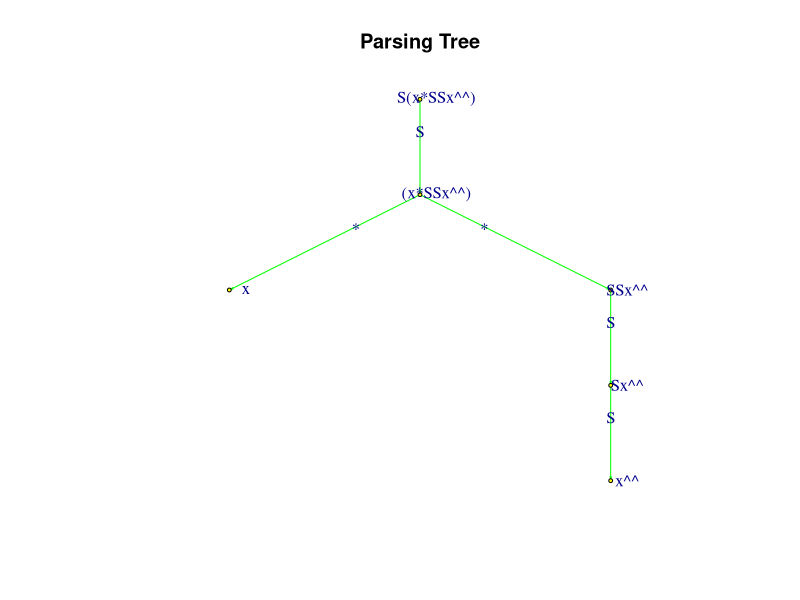
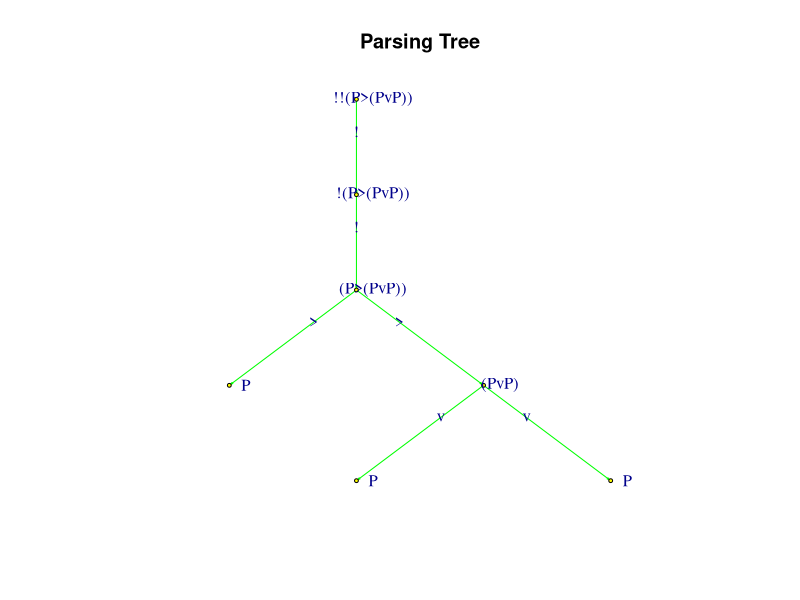
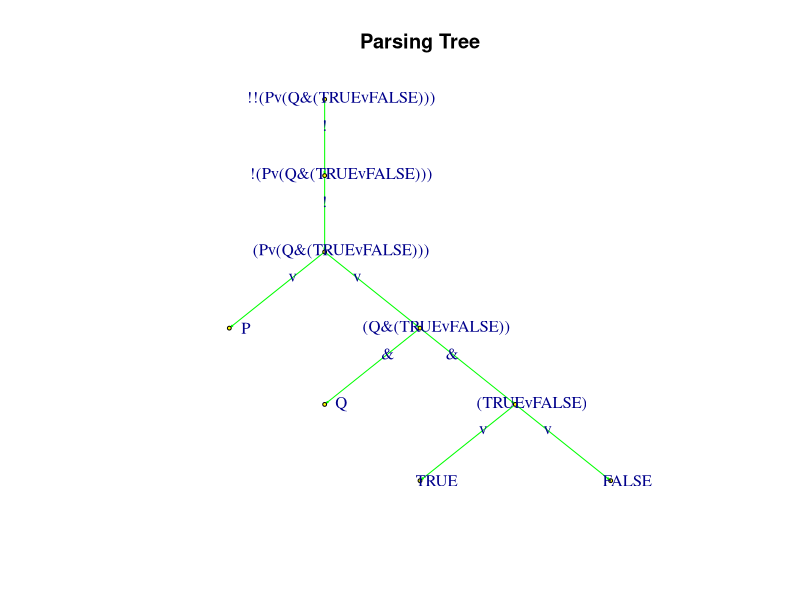
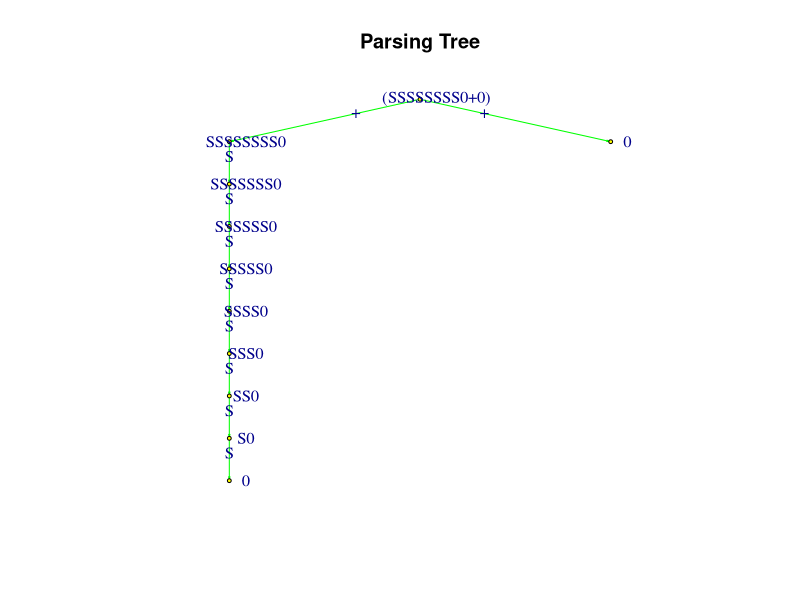
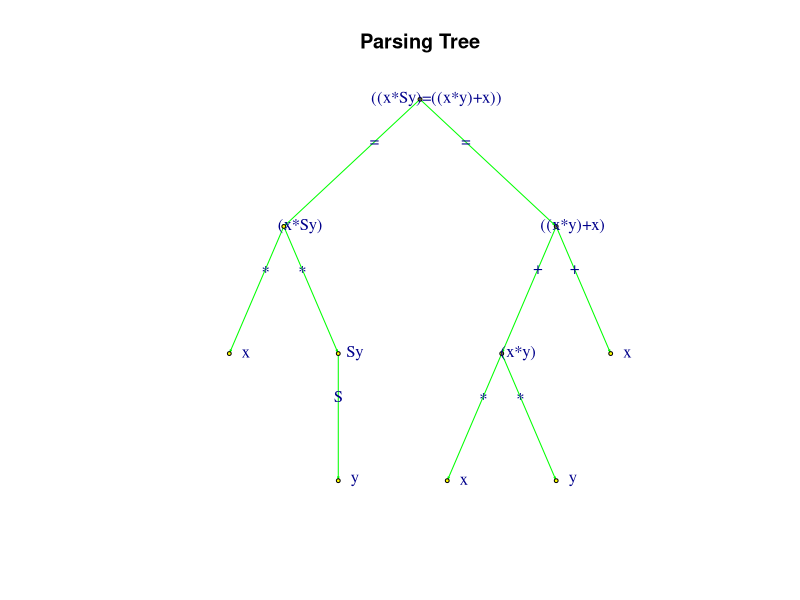
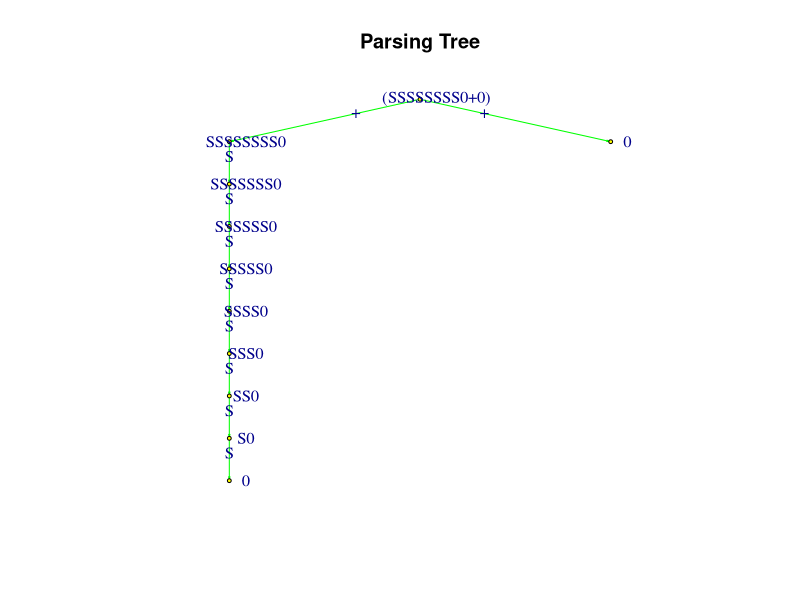
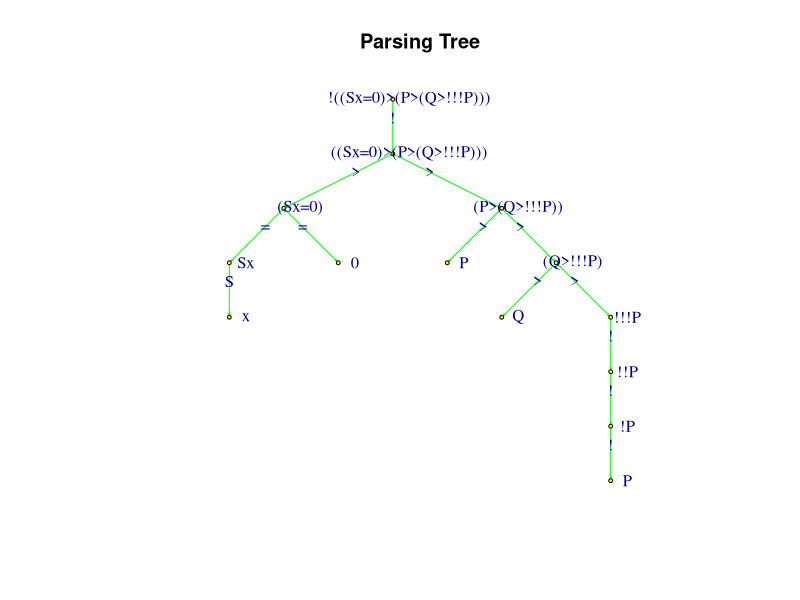

Source code (R) for these figures, in order:
## Parser for Logical & Algebraic Expressions & Equations

## This is a dedicated parser written in R.
## It will parse Boolean and algebraic expressions of the form
## !!(P & Q)
## (x = 0)
## ((Sx + y) = (x + Sy))
## (P > (Q > P))
## ((x * (Sy) = ((x * y) + x))
## etc.
## It also graphically plots the resulting parsing tree.

library(tokenizers)
library(igraph)

## 1. Base language

## The base language permits the formation of Boolean and algebraic terms and equations.
## The basic syntax contains open and close parentheses, and no simplication is allowed.
## The atoms are the numerals, atomic letters, variables, and the truth values.
## There are eight constructors:
## : five logical ("!","&","v",">","=").
## : three algebraic ("S", "+", "*").
## "!" and "S" are unary prefix constructors.
## "&","v",">",+","*","=" are binary infix constructors.
## The constructors are single symbols.

## The syntax of the language can be described by a recursive definition, where "$v" is 
## short for applying some unary prefix constructor $ to a string v and "(u o v)" is short for 
## applying some binary infix constructor o to strings u, v.
## (Rule 1) every atom is a term.
## (Rule 2) if v is a term, then $v is a term.
## (Rule 3) if u,v are terms, then (u o v) is a term.
## (Rule 4) is u,v are terms, then (u = v) is an equation.
## (Rule 5) Nothing else is a term or an equation.
## In particular:
## Boolean expressions like "(P & (Q v !R))" count as terms (they are formulas
## of propostional logic).
## Algebraic expressions like "S(x + y)" count as terms.
## Algebraic expressions like "((x + Sy) = S(x + y))" count as equations
## (they are algebraic atomic formulas).

## The fundamental idea of the parser, given an argument string, is to 
## build a 'construction sequence' for that string by top-down parsing,
## by iterating a 'sweep' function.
## An initial processing table is constructed for the string.
## The complexity of the string in terms of occurrences of constructors is computed.
## The 'sweep' function is then applied to the table, parsing untested components
## into their further immediate components as dictacted by the production rules.
## The sweep function is iterated as many times as the complexity of the string requires.

op.paren <- "("; cl.paren <- ")"; caret <- "^";
neg <- "!"; and <- "&"; or <- "v"; cond <- ">";
succ <- "S"; plus <- "+"; prod <- "*"; eq <- "="; zero <- "0"; one <- "1";
Parentheses <- c(op.paren,cl.paren);
Constructors <- c(neg,and,or,cond,succ,plus,prod,eq);
Atoms <- c(zero,one,"TRUE","FALSE","P","Q","R","X","Y","Z","x","y","z");

## 2. Text processing: a series of functions which manipulate, cut & paste text
## The most important is 'split.infix', which splits any compound string formed
## from a binary infix constructor (e.g., "&", "+", "=") into its two parts

clean.text <- function(txt){gsub(" ", "", txt, fixed = TRUE)}
normalize.text <- function(txt){
  txt <- clean.text(txt);
  l <- length(txt);
  if (l == 0) txt <- as.character(FALSE);
  if (is.na(txt)) txt <- as.character(FALSE);
  if (txt == "") txt <- as.character(FALSE);
  if (is.null(txt)) txt <- as.character(FALSE);
  txt
}
tok <- function(txt){
  txt <- normalize.text(txt);
  tokenize_characters(txt, lowercase = FALSE,strip_non_alphanum = FALSE)[[1]]
}
rep.symbol <- function(symbol,n){
  seq <- rep(0,n+1);
  seq[1] <- "";
  if (n != 0){for (i in 1:n){seq[i+1] <- paste0(seq[i],symbol)}};
  seq[n+1]
}
extract.first.symbol <- function(txt){
  txt <- normalize.text(txt);
  X <- tok(txt);
  n <- length(X);
  Out <- FALSE
  if (txt == FALSE) Out <- NULL;
  if (txt != FALSE) Out <- X[1];
  Out
}
extract.final.symbol <- function(txt){
  txt <- normalize.text(txt);
  X <- tok(txt);
  n <- length(X);
  Out <- FALSE
  if (txt == FALSE) Out <- NULL;
  if (txt != FALSE) Out <- X[n];
  Out
}
has.open.par.prefix <- function(txt){
  txt <- extract.first.symbol(txt);
  if (is.null(txt)) FALSE else if (txt == "(") TRUE else FALSE;
}
has.close.par.suffix <- function(txt){
  txt <- extract.final.symbol(txt);
  if (is.null(txt)) FALSE else if (txt == ")") TRUE else FALSE;
}
enclose.with.parentheses <- function(txt){paste0("(",txt,")")}
is.parenthesized <- function(txt){
  P1 <- has.open.par.prefix(txt); P2 <- has.close.par.suffix(txt);
  if ((P1 == TRUE) & (P2 == TRUE))TRUE else FALSE}
deparenthesize <- function(txt){
  if (is.parenthesized(txt) == FALSE) FALSE;
  X <- tok(txt);
  n <- length(X); 
  if (n == 0)FALSE else txt.1 <- substr(txt,2,n-1);
  if (is.parenthesized(txt) == TRUE) txt.1 else FALSE}
paren.test <- function(txt){
  X <- tok(txt);
  w.open <- which(X == "(");
  w.close <- which(X == ")");
  if (length(w.open) == length(w.close))1 else 0
}
split.infix <- function(txt,split){
  k <- is.parenthesized(txt);
  X <- tok(txt);
  txt <- deparenthesize(clean.text(txt));
  n <- length(X);
  w <- which(X == split)-1;
  len <- length(w);
  if ((n == 1)|(len == 0)) Out <- "FALSE";
  T <- matrix(0,len,2);
  if (len != 0) {for (i in 1:len){T[i,1] <- substr(txt, 1,w[i]-1); T[i,2] <- substr(txt,w[i]+1,n)}};
  P <- matrix(0,len,2);
  if (len != 0 & n != 0) for (i in 1:len){P[i,1] <- paren.test(T[i,1]); P[i,2] <- paren.test(T[i,2])}
  i <- which(P[,1] == P[,2] & P[,1] == 1);
  if (length(i) == 0) Out <- FALSE else Out <- c(T[i,1],T[i,2]);
  if (k == FALSE) Out <- FALSE;
  Out
}
apply.prefix <- function(txt,prefix){clean.text(paste(prefix,txt))};
apply.suffix <- function(txt,suffix){clean.text(paste(txt,suffix))};
has.prefix <- function(txt,prefix){
  X <- tok(txt);
  n <- length(X); 
  if (n > 0) f <- X[1] else f <- 0;
  if (f == prefix){TRUE} else FALSE
}
delete.prefix <- function(txt,prefix){
  X <- tok(txt);
  n <- length(X); 
  if (has.prefix(txt,prefix) == TRUE) {substr(clean.text(txt),2,n)} else FALSE
}
has.suffix <- function(txt,suffix){
  X <- tok(txt);
  n <- length(X); 
  if (n > 0) f <- X[n] else f <- 0;
  if (f == suffix){TRUE} else FALSE
}
delete.suffix <- function(txt,suffix){
  X <- tok(txt);
  n <- length(X); 
  if (has.suffix(txt,suffix) == TRUE) {substr(clean.text(txt),n-1,n)} else FALSE
}
has.unary.prefix <- function(txt,symbol){
  X <- tok(txt);
  n <- length(X); 
  if (n > 0) f <- X[1] else f <- 0;
  if (f == symbol){TRUE} else FALSE
}
delete.unary.prefix <- function(txt,symbol){
  X <- tok(txt);
  n <- length(X); 
  if (has.unary.prefix(txt,symbol) == TRUE) {substr(clean.text(txt),2,n)} else FALSE
}
apply.infix <- function(txt1,txt2,infix){
  clean.text(enclose.with.parentheses(paste(txt1,C,txt2)))
}
prefix.numeral <- function(x,root,prefix){
  if(x==0)
    return(root)
  else
    return(apply.prefix(prefix.numeral(x-1,root,prefix),prefix))
}
suffix.numeral <- function(x,root,suffix){
  if(x==0)
    return(root)
  else
    return(apply.suffix(suffix.numeral(x-1,root,suffix),suffix))
}
count.occurrences <- function(txt,symbol){t <- tok(txt); w <- which(t == symbol); length(w)}

## 3. Atoms, literals, constructors, variables, numerals.

## Numerals are formed by prefixing n (>=0) occurrences of "S" to "0" (e.g., "SSSS0").
## Extra variables are formed by suffixing n (>=0)occurrences of "^" to "x" (e.g., "x^^").
## There are a series of tests and functions which check whether the string
## is a primitive, an atom, a constructor, a literal, a numeral, etc.
## The syntactic operators corresponding to the constructors are also defined.

is.primitive <- function(txt,X){any(X == txt)}
is.atom <- function(txt){is.primitive(txt,Atoms)|is.variable(txt)}
is.neg.atom <- function(txt){
  has.unary.prefix(txt,"!") & is.atom(delete.unary.prefix(txt,"!"))
}
is.literal <- function(txt){
  is.atom(txt)|is.neg.atom(txt)
}
numeral <- function(x){
  if(x==0)
    return("0")
  else
    return(SUCC(numeral(x-1)))
}
is.numeral <- function(txt){
  txt <- normalize.text(txt);
  X <- tok(txt);
  n <- length(X)+2
  T <- rep(0,n)
  for (i in 1:n){T[i] <- numeral(i)}
  any(T == txt)
}
variable <- function(x){
  if(x==0)
    return("x")
  else
    return(clean.text(paste(variable(x-1),"^")))
}
is.variable <- function(txt){
  txt <- normalize.text(txt);
  X <- tok(txt);
  n <- length(X)+2
  T <- rep(0,n)
  for (i in 1:n){T[i] <- variable(i)}
  any(T == txt)
}
is.constructor <- function(txt){is.primitive(txt,Constructors)};
apply.unary.constructor <- function(txt,C){clean.text(paste(C,txt))};
apply.binary.constructor <- function(txt1,txt2,C){
  clean.text(enclose.with.parentheses(paste(txt1,C,txt2)))
}
NEG <- function(txt){apply.unary.constructor(txt,"!")}
SUCC <- function(txt){apply.unary.constructor(txt,"S")}
AND <- function(txt1,txt2){apply.binary.constructor(txt1,txt2,"&")}
OR <- function(txt1,txt2){apply.binary.constructor(txt1,txt2,"v")}
IF <- function(txt1,txt2){apply.binary.constructor(txt1,txt2,">")}
PLUS <- function(txt1,txt2){apply.binary.constructor(txt1,txt2,"+")}
PROD <- function(txt1,txt2){apply.binary.constructor(txt1,txt2,"*")}
EQ <- function(txt1,txt2){apply.binary.constructor(txt1,txt2,"=")}

## 4. Compound expressions: complexity, tests and processing matrices

## The first six functions compute complexity of the string in terms
## presence of logical and algbraic constructors
## The third is a test which the parser used to see if the string is possibly
## a binary compund
## The final two are processing matrices used to build up the construction sequence;
## They take a string and a constructor, and output its immediate components,
## irrespective of whether they're well-formed

count.occurrences <- function(txt,symbol){t <- tok(txt); w <- which(t == symbol); length(w)}
unary.log.complexity <- function(txt){count.occurrences(txt,"!")}
unary.alg.complexity <- function(txt){count.occurrences(txt,"S")}
binary.log.complexity <- function(txt){count.occurrences(txt,"v") + count.occurrences(txt,"&") + count.occurrences(txt,">")}
binary.alg.complexity <- function(txt){count.occurrences(txt,"+") + count.occurrences(txt,"prod") + count.occurrences(txt,"=")}
complexity <- function(txt){unary.log.complexity(txt) + unary.alg.complexity(txt) + binary.log.complexity(txt) + binary.alg.complexity(txt)}
test.binary.symb <- function(txt,symb){
  count.occurrences(txt,symb)>0 & is.parenthesized(txt) & split.infix(txt,symb)[1] != FALSE}
unary.matrix <- function(txt,C){rbind(delete.unary.prefix(txt,C),0,txt)}
binary.matrix <- function(txt,C){rbind(c(split.infix(txt,C)[2],split.infix(txt,C)[1]),c(0,0),c(txt,txt))}

## 5. Parser algorithm

## The main engine of the parser is the 'Sweep' function which processes and extends
## a given table D keeping trakc of which strings have been processed.
## The parser takes a string, measures its complexity n, and bulds the initial processing table.
## It then iterates the 'sweep' function n times. Its output is the finished table.
## Reducer is a function which checks that the construction sequence terminates with atoms
## and that the original string is built from the constructors as required by the
## production rules.
## The 'Construction.sequence' function produces a table of the completed sequence.

Sweep <- function(D){
  w <- which(D[2,] == 0); 
  Component <- function(i){D[1,w[i]]};
  len <- length(w);
  C <- rep(0,len);
  for (i in 1:len){C[i] <- Component(i)};
  for (i in 1:len){
    t <- C[i];
    D[2,w[i]] <- 1;
    if (has.unary.prefix(t,"!") == TRUE) {D <- cbind(D,rbind(unary.matrix(t,"!"),w[i],"!"))};
    if (has.unary.prefix(t,"S") == TRUE) {D <- cbind(D,rbind(unary.matrix(t,"S"),w[i],"S"))};
    if (test.binary.symb(t,"v") == TRUE) {D <- cbind(D,rbind(binary.matrix(t,"v"),w[i],"v"))};
    if (test.binary.symb(t,"&") == TRUE) {D <- cbind(D,rbind(binary.matrix(t,"&"),w[i],"&"))};
    if (test.binary.symb(t,">") == TRUE) {D <- cbind(D,rbind(binary.matrix(t,">"),w[i],">"))};
    if (test.binary.symb(t,"+") == TRUE) {D <- cbind(D,rbind(binary.matrix(t,"+"),w[i],"+"))};
    if (test.binary.symb(t,"*") == TRUE) {D <- cbind(D,rbind(binary.matrix(t,"*"),w[i],"*"))};
    if (test.binary.symb(t,"=") == TRUE) {D <- cbind(D,rbind(binary.matrix(t,"="),w[i],"="))};
  };
  D
}
Parser <- function(txt){
  txt <- clean.text(txt);
  Vector <- c(txt);
  Status <- c(0);
  Predecessors <- c(0);
  Pred.label <- c(0);
  Connect <- c(0);
  Table <- rbind(Vector, Status, Predecessors, Pred.label, Connect);
  Comp <- complexity(txt);
  for (j in 1:(Comp+1)){Table <- Sweep(Table)};
  X <- as.vector(rev(Table[1,]));
  N <- length(X);
  Y <- as.vector(rev(Table[3,]));
  W <- as.vector(rev(Table[5,]));
  Z <- rep(0,N)
  if (N > 1){Z <- (N+1) - as.numeric(rev(Table[4,]))};
  if (N == 1){Z <- c(1)};
  Y[N] <- "Root";
  Z[N] <- "NULL";
  M <- as.data.frame(cbind(X,Y,Z,W));
  colnames(M) <- c("Construction", "Parent", "Parent Index","Constructor");
  M
}
Reducer <- function(C,A){
  N <- length(C);
  Reduced <- rep(0,N); 
  Reduced <- A;
  for (i in 1:N) {
    M <- as.vector(Parser(C[i])[,3]);
    if (M[1] == "NULL") Reduced[i] <- FALSE;
    if (M[1] != "NULL"|A[i]==TRUE) Reduced[i] <- TRUE}
  Reduced
}
Construction.sequence <- function(txt){
  C <- as.vector(Parser(txt)[,1]);
  index <- as.vector(Parser(txt)[,3]);
  conn <- as.vector(Parser(txt)[,4]);
  N <- length(C);
  AT <- rep(0,N); T <- rep(0,N); conn[N] <- "NULL";
  for (i in 1:N){if (is.atom(C[i])) AT[i] <- TRUE};
  B <- as.data.frame(cbind(C,AT,index,conn));
  colnames(B) <- c("Construction", "Atom","Parent Index","Constructor");
  B
}

## 6. Syntactical analysis

## These functions perform tests on the input string, identifying if it is wellformed, 
## what atoms occur, ## what the main constructor is, what the immediate precessors are.
## The fifth function 'Syntax.test' summarizes some of this data.

is.wellformed <- function(txt){
    C <- as.vector(Parser(txt)[,1]);
    P <- as.vector(Parser(txt)[,2]);
    L <- as.vector(Parser(txt)[,3]);
    N <- length(C);
    AT <- rep(0,N); T <- rep(0,N); P[N] <- "Root";
    for (i in 1:N){if (is.atom(C[i])) AT[i] <- TRUE};
    Reduced <- Reducer(C,AT);
    if (any(Reduced == FALSE)) Out <- FALSE else Out <- TRUE;
  Out
}
atoms.in.expression <- function(txt){
  T <- Construction.sequence(txt);
  I <- T[,2];
  w <- which(I == 1);
  X <- as.character(T[,1]);
  n <- length(w);
  a <- rep(0,n);
  if (n != 0) {for (i in 1:n) {a[i] <- as.character(X[w[i]])}}
  if (n != 0) Out <- a else Out <- NULL;
  rev(Out)
}
main.constructor <- function(txt){
  f <- is.wellformed(txt)
  a <- is.atom(txt)
  T <- Construction.sequence(txt)
  C <- as.character(T[,4])
  n <- length(C)
  if (f == TRUE & a == TRUE){Out <- "Atom"}
  if (f == TRUE & a == FALSE){Out <- C[n-1]}
  if (f == FALSE){Out <- NULL}
  Out
}
imm.pred <- function(txt){
  T <- as.matrix(Construction.sequence(txt))
  forms <- as.vector(T[,1]);
  indices <- as.vector(T[,3]);
  a <- is.wellformed(txt);
  n <- length(indices);
  w <- which(indices == n);
  F <- forms[w];
  k <- length(w);
  Out <- FALSE
  if (a == TRUE & k == 1) Out <- F[1];
  if (a == TRUE & k == 2) Out <- rev(F[1:2]);
  rev(Out)
}
is.term <- function(txt){is.wellformed(txt) & main.constructor(txt) != "="}
is.equation <- function(txt){is.wellformed(txt) & main.constructor(txt) == "="}
syntax.test <- function(txt){
  Table <- matrix(0,3,3);
  F <- is.wellformed(txt);
  M <- main.constructor(txt)
  I <- imm.pred(txt);
  num.pred <- length(I)
  A <- atoms.in.expression(txt);
  num.atoms <- length(A)
  p1 <- 4 + num.pred - 1;
  p2 <- p1 + 1;
  p3 <- p2 + num.atoms -1;
  Output <- c(c(clean.text(txt)),F,M,I,A);
  n <- length(Output);
  Data <- rep(0,n)
  Data[1] <- "Input Expression";
  Data[2] <- "Is Wellformed?";
  Data[3] <- "Main Constructor";
  for (i in 4:p1){Data[i] <- "Immediate Predecessor"}
  for (i in p2:p3){Data[i] <- "Atom"}
  if (F == FALSE) Data <- Data[1:3];
  if (F == FALSE) Output <- Output[1:3];
  as.data.frame(cbind(Data,Output))
}

## 7. Parsing tree graphical plotters

## These two functions plot a parsing tree for a string.
## The first takes a string as argument;d the second takes a construction sequence as argument.

Plot.parse.tree <- function(string){
  CS <- Construction.sequence(string)
  text <- as.character(CS$Construction);
  N <- length(text);
  parent <- as.vector(CS$`Parent Index`);
  Nodes <- 1:N
  to <- Nodes[1:(N-1)]
  from <- as.numeric(parent[1:(N-1)])
  Rel <- as.data.frame(cbind(from,to))
  g <- graph_from_data_frame(Rel, directed=TRUE, vertices=Nodes)
  labels <- as.character(CS$Constructor)[1:(N-1)]
  V(g)$label <- text
  E(g)$label <- labels
  plot(g, layout=layout.reingold.tilford,vertex.shape = "circle", 
       vertex.size=2, vertex.color = "yellow", 
       vertex.label.degree=0, vertex.label.dist=1.2,
       edge.arrow.size=0.1, edge.color = "green",
       main = "Parsing Tree")
}
Plot.parse.tree.cs <- function(CS){
  text <- as.character(CS$Construction);
  N <- length(text);
  parent <- as.vector(CS$`Parent Index`);
  Nodes <- 1:N
  to <- Nodes[1:(N-1)]
  from <- as.numeric(parent[1:(N-1)])
  Rel <- as.data.frame(cbind(from,to))
  g <- graph_from_data_frame(Rel, directed=TRUE, vertices=Nodes)
  labels <- as.character(CS$Constructor)[1:(N-1)]
  V(g)$label <- text
  E(g)$label <- labels
  plot(g, layout=layout.reingold.tilford,vertex.shape = "circle", 
       vertex.size=2, vertex.color = "yellow", 
       vertex.label.degree=0, vertex.label.dist=1.2,
       edge.arrow.size=0.1, edge.color = "green",
       main = "Parsing Tree")
}

## 8. Some examples

Parser(PLUS(numeral(8),zero))
Construction.sequence("!!(P v (P & (TRUE v FALSE)))")
Construction.sequence("!((x^^ + y) = SSSSSSSSSSx)")
Construction.sequence("((T + F) = (F + T))")
Construction.sequence(PLUS(SUCC(variable(0)),variable(4)))
Construction.sequence(PLUS(numeral(8),zero))
is.wellformed("P & Q")
is.wellformed("(P & Q")
is.wellformed("(P & Q)")
is.term("(x^^ + y)")
is.equation("((x^^ + y) = x)")
main.constructor("!!P")
main.constructor("((x + y) = (y + x))")
imm.pred("((x + y) = (y + x))")
syntax.test("((x^^ + y) = x)")
syntax.test("SSx^^")
syntax.test("((x + y) = SSSSSSSSSSx)")
syntax.test("")
Plot.parse.tree("S(x * SSx^^)")
Plot.parse.tree("!!(P > (P v P))")
Plot.parse.tree("!!(P v (Q & (TRUE v FALSE)))")
T <- Construction.sequence(PLUS(numeral(8),zero)); 
Plot.parse.tree.cs(T)
string <- EQ(PROD("x",SUCC("y")),PLUS(PROD("x","y"),"x")); 
Plot.parse.tree(string)
T <- Construction.sequence(PLUS(numeral(8),zero));
Plot.parse.tree.cs(T)
string <- "!((Sx = 0) > (P > (Q > !!!P)))"
Construction.sequence(string)
Plot.parse.tree(string)
